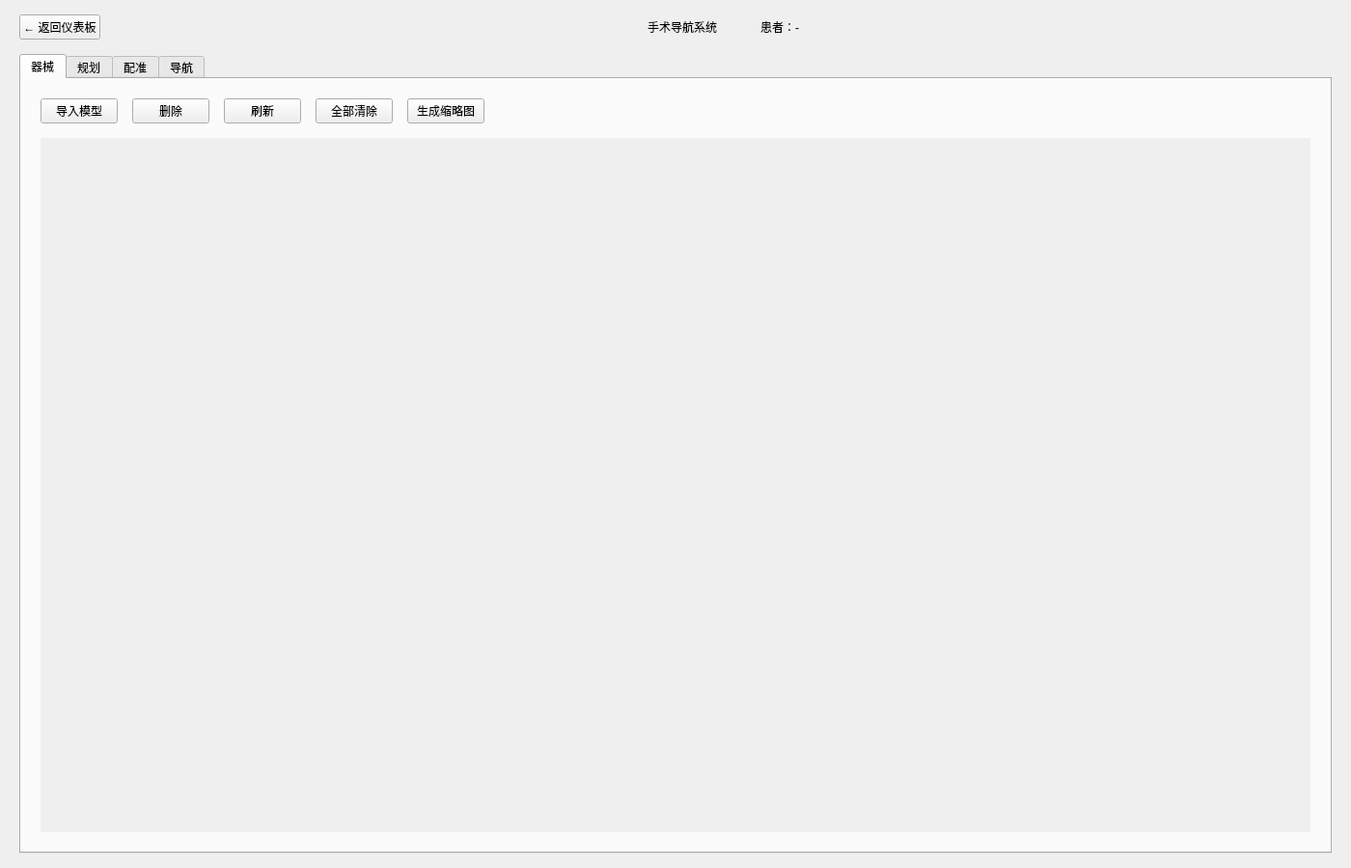
<?xml version="1.0" encoding="UTF-8"?>
<ui version="4.0">
 <class>NavigationPage</class>
 <widget class="QWidget" name="NavigationPage">
  <property name="geometry">
   <rect>
    <x>0</x>
    <y>0</y>
    <width>1400</width>
    <height>900</height>
   </rect>
  </property>
  <property name="windowTitle">
   <string>手术导航</string>
  </property>
  <property name="styleSheet">
   <string notr="true">QWidget#NavigationPage {
    background: qlineargradient(x1:0, y1:0, x2:1, y2:1,
        stop:0 #0d0d1a, stop:1 #1a1a2e);
}

QLabel#titleLabel {
    color: #ffffff;
    font-size: 22px;
    font-weight: bold;
}

QLabel#patientInfoLabel {
    color: #a0a0a0;
    font-size: 14px;
}

QTabWidget::pane {
    border: 1px solid rgba(255, 255, 255, 0.1);
    border-radius: 10px;
    background-color: rgba(255, 255, 255, 0.02);
    top: -1px;
}

QTabBar::tab {
    background-color: rgba(255, 255, 255, 0.05);
    color: #a0a0a0;
    padding: 14px 35px;
    margin-right: 5px;
    border-top-left-radius: 8px;
    border-top-right-radius: 8px;
    font-size: 14px;
    font-weight: bold;
}

QTabBar::tab:selected {
    background-color: rgba(233, 69, 96, 0.2);
    color: #ffffff;
    border-bottom: 3px solid #e94560;
}

QTabBar::tab:hover:!selected {
    background-color: rgba(255, 255, 255, 0.1);
}

QFrame#viewFrame {
    background-color: #000000;
    border: 1px solid rgba(255, 255, 255, 0.2);
    border-radius: 8px;
}

QLabel#viewLabel {
    color: #ffffff;
    font-size: 14px;
    font-weight: bold;
    background-color: rgba(0, 0, 0, 0.7);
    padding: 5px 10px;
    border-radius: 4px;
}

QFrame#controlPanel {
    background-color: rgba(255, 255, 255, 0.05);
    border-radius: 10px;
    border: 1px solid rgba(255, 255, 255, 0.1);
}

QGroupBox {
    color: #ffffff;
    font-size: 14px;
    font-weight: bold;
    border: 1px solid rgba(255, 255, 255, 0.1);
    border-radius: 8px;
    margin-top: 15px;
    padding-top: 10px;
}

QGroupBox::title {
    subcontrol-origin: margin;
    subcontrol-position: top left;
    padding: 0 8px;
    color: #e94560;
}

QPushButton {
    background-color: #0f3460;
    color: white;
    border: none;
    border-radius: 6px;
    padding: 10px 20px;
    font-size: 13px;
}

QPushButton:hover {
    background-color: #e94560;
}

QPushButton:disabled {
    background-color: #333333;
    color: #666666;
}

QPushButton#backButton {
    background-color: transparent;
    color: #a0a0a0;
    border: 1px solid #a0a0a0;
}

QPushButton#backButton:hover {
    color: #ffffff;
    border-color: #ffffff;
}

QPushButton#connectButton {
    background-color: #27ae60;
}

QPushButton#connectButton:hover {
    background-color: #2ecc71;
}

QPushButton#disconnectButton {
    background-color: #c0392b;
}

QPushButton#disconnectButton:hover {
    background-color: #e74c3c;
}

QLabel {
    color: #a0a0a0;
    font-size: 13px;
}

QLabel#statusValue {
    color: #ffffff;
    font-weight: bold;
}

QLabel#statusConnected {
    color: #27ae60;
    font-weight: bold;
}

QLabel#statusDisconnected {
    color: #c0392b;
    font-weight: bold;
}

QProgressBar {
    background-color: rgba(255, 255, 255, 0.1);
    border: none;
    border-radius: 4px;
    height: 8px;
    text-align: center;
}

QProgressBar::chunk {
    background-color: #e94560;
    border-radius: 4px;
}

QSlider::groove:horizontal {
    background: rgba(255, 255, 255, 0.1);
    height: 6px;
    border-radius: 3px;
}

QSlider::handle:horizontal {
    background: #e94560;
    width: 16px;
    height: 16px;
    margin: -5px 0;
    border-radius: 8px;
}

QSlider::sub-page:horizontal {
    background: #e94560;
    border-radius: 3px;
}

QScrollArea {
    background: transparent;
    border: none;
}

QScrollArea > QWidget > QWidget {
    background: transparent;
}

QWidget#instrumentScrollContent {
    background: transparent;
}</string>
  </property>
  <layout class="QVBoxLayout" name="mainLayout">
   <property name="spacing">
    <number>15</number>
   </property>
   <property name="leftMargin">
    <number>20</number>
   </property>
   <property name="topMargin">
    <number>15</number>
   </property>
   <property name="rightMargin">
    <number>20</number>
   </property>
   <property name="bottomMargin">
    <number>15</number>
   </property>
   <item>
    <layout class="QHBoxLayout" name="headerLayout">
     <item>
      <widget class="QPushButton" name="backButton">
       <property name="text">
        <string>← 返回仪表板</string>
       </property>
       <property name="cursor">
        <cursorShape>PointingHandCursor</cursorShape>
       </property>
      </widget>
     </item>
     <item>
      <spacer name="headerLeftSpacer">
       <property name="orientation">
        <enum>Qt::Horizontal</enum>
       </property>
       <property name="sizeHint" stdset="0">
        <size>
         <width>40</width>
         <height>20</height>
        </size>
       </property>
      </spacer>
     </item>
     <item>
      <widget class="QLabel" name="titleLabel">
       <property name="text">
        <string>手术导航系统</string>
       </property>
      </widget>
     </item>
     <item>
      <spacer name="headerMiddleSpacer">
       <property name="orientation">
        <enum>Qt::Horizontal</enum>
       </property>
       <property name="sizeType">
        <enum>QSizePolicy::Fixed</enum>
       </property>
       <property name="sizeHint" stdset="0">
        <size>
         <width>30</width>
         <height>20</height>
        </size>
       </property>
      </spacer>
     </item>
     <item>
      <widget class="QLabel" name="patientInfoLabel">
       <property name="text">
        <string>患者：-</string>
       </property>
      </widget>
     </item>
     <item>
      <spacer name="headerRightSpacer">
       <property name="orientation">
        <enum>Qt::Horizontal</enum>
       </property>
       <property name="sizeHint" stdset="0">
        <size>
         <width>40</width>
         <height>20</height>
        </size>
       </property>
      </spacer>
     </item>
    </layout>
   </item>
   <item>
    <widget class="QTabWidget" name="tabWidget">
     <property name="currentIndex">
      <number>0</number>
     </property>
     <widget class="QWidget" name="instrumentTab">
      <attribute name="title">
       <string>器械</string>
      </attribute>
      <layout class="QVBoxLayout" name="instrumentTabLayout">
       <property name="spacing">
        <number>15</number>
       </property>
       <property name="leftMargin">
        <number>20</number>
       </property>
       <property name="topMargin">
        <number>20</number>
       </property>
       <property name="rightMargin">
        <number>20</number>
       </property>
       <property name="bottomMargin">
        <number>20</number>
       </property>
       <item>
        <layout class="QHBoxLayout" name="instrumentToolbarLayout">
         <item>
          <widget class="QPushButton" name="importInstrumentButton">
           <property name="text">
            <string>导入模型</string>
           </property>
          </widget>
         </item>
         <item>
          <widget class="QPushButton" name="deleteInstrumentButton">
           <property name="text">
            <string>删除</string>
           </property>
          </widget>
         </item>
         <item>
          <widget class="QPushButton" name="refreshInstrumentButton">
           <property name="text">
            <string>刷新</string>
           </property>
          </widget>
         </item>
         <item>
          <widget class="QPushButton" name="clearAllInstrumentButton">
           <property name="text">
            <string>全部清除</string>
           </property>
          </widget>
         </item>
         <item>
          <widget class="QPushButton" name="generateThumbnailButton">
           <property name="text">
            <string>生成缩略图</string>
           </property>
          </widget>
         </item>
         <item>
          <spacer name="instrumentToolbarSpacer">
           <property name="orientation">
            <enum>Qt::Horizontal</enum>
           </property>
           <property name="sizeHint" stdset="0">
            <size>
             <width>40</width>
             <height>20</height>
            </size>
           </property>
          </spacer>
         </item>
        </layout>
       </item>
       <item>
        <widget class="QScrollArea" name="instrumentScrollArea">
         <property name="frameShape">
          <enum>QFrame::NoFrame</enum>
         </property>
         <property name="widgetResizable">
          <bool>true</bool>
         </property>
         <widget class="QWidget" name="instrumentScrollContent">
          <layout class="QGridLayout" name="instrumentGridLayout">
           <property name="spacing">
            <number>15</number>
           </property>
          </layout>
         </widget>
        </widget>
       </item>
      </layout>
     </widget>
     <widget class="QWidget" name="planningTab">
      <attribute name="title">
       <string>规划</string>
      </attribute>
      <layout class="QHBoxLayout" name="planningTabLayout">
       <property name="spacing">
        <number>15</number>
       </property>
       <property name="leftMargin">
        <number>20</number>
       </property>
       <property name="topMargin">
        <number>20</number>
       </property>
       <property name="rightMargin">
        <number>20</number>
       </property>
       <property name="bottomMargin">
        <number>20</number>
       </property>
       <item>
        <widget class="QFrame" name="planningViewFrame">
         <property name="styleSheet">
          <string notr="true">background-color: #000000; border: 1px solid rgba(255, 255, 255, 0.2); border-radius: 8px;</string>
         </property>
         <layout class="QVBoxLayout" name="planningViewLayout">
          <item>
           <widget class="QLabel" name="planningViewPlaceholder">
            <property name="styleSheet">
             <string notr="true">color: #606060; font-size: 16px;</string>
            </property>
            <property name="text">
             <string>3D规划视图</string>
            </property>
            <property name="alignment">
             <set>Qt::AlignCenter</set>
            </property>
           </widget>
          </item>
         </layout>
        </widget>
       </item>
       <item>
        <widget class="QFrame" name="planningControlPanel">
         <property name="minimumSize">
          <size>
           <width>280</width>
           <height>0</height>
          </size>
         </property>
         <property name="maximumSize">
          <size>
           <width>300</width>
           <height>16777215</height>
          </size>
         </property>
         <property name="styleSheet">
          <string notr="true">background-color: rgba(255, 255, 255, 0.05); border-radius: 10px; border: 1px solid rgba(255, 255, 255, 0.1);</string>
         </property>
         <layout class="QVBoxLayout" name="planningControlLayout">
          <property name="spacing">
           <number>15</number>
          </property>
          <property name="leftMargin">
           <number>15</number>
          </property>
          <property name="topMargin">
           <number>15</number>
          </property>
          <property name="rightMargin">
           <number>15</number>
          </property>
          <property name="bottomMargin">
           <number>15</number>
          </property>
          <item>
           <widget class="QGroupBox" name="segmentationGroup">
            <property name="title">
             <string>分割</string>
            </property>
            <layout class="QVBoxLayout" name="segmentationLayout">
             <item>
              <widget class="QPushButton" name="loadDicomButton">
               <property name="text">
                <string>加载DICOM</string>
               </property>
              </widget>
             </item>
             <item>
              <widget class="QPushButton" name="autoSegmentButton">
               <property name="text">
                <string>自动分割</string>
               </property>
              </widget>
             </item>
             <item>
              <widget class="QPushButton" name="manualSegmentButton">
               <property name="text">
                <string>手动编辑</string>
               </property>
              </widget>
             </item>
             <item>
              <widget class="QPushButton" name="exportSTLButton">
               <property name="text">
                <string>导出STL</string>
               </property>
              </widget>
             </item>
            </layout>
           </widget>
          </item>
          <item>
           <widget class="QGroupBox" name="prosthesisGroup">
            <property name="title">
             <string>假体</string>
            </property>
            <layout class="QVBoxLayout" name="prosthesisLayout">
             <item>
              <widget class="QPushButton" name="selectProsthesisButton">
               <property name="text">
                <string>选择模型</string>
               </property>
              </widget>
             </item>
             <item>
              <widget class="QPushButton" name="adjustProsthesisButton">
               <property name="text">
                <string>调整位置</string>
               </property>
              </widget>
             </item>
             <item>
              <widget class="QPushButton" name="loadModelButton">
               <property name="text">
                <string>加载模型</string>
               </property>
              </widget>
             </item>
             <item>
              <widget class="QPushButton" name="toggleModelButton">
               <property name="text">
                <string>显示模型</string>
               </property>
              </widget>
             </item>
            </layout>
           </widget>
          </item>
          <item>
           <spacer name="planningControlSpacer">
            <property name="orientation">
             <enum>Qt::Vertical</enum>
            </property>
            <property name="sizeHint" stdset="0">
             <size>
              <width>20</width>
              <height>40</height>
             </size>
            </property>
           </spacer>
          </item>
         </layout>
        </widget>
       </item>
      </layout>
     </widget>
     <widget class="QWidget" name="registrationTab">
      <attribute name="title">
       <string>配准</string>
      </attribute>
      <layout class="QHBoxLayout" name="registrationTabLayout">
       <property name="spacing">
        <number>15</number>
       </property>
       <property name="leftMargin">
        <number>20</number>
       </property>
       <property name="topMargin">
        <number>20</number>
       </property>
       <property name="rightMargin">
        <number>20</number>
       </property>
       <property name="bottomMargin">
        <number>20</number>
       </property>
       <item>
        <widget class="QFrame" name="registrationViewFrame">
         <property name="styleSheet">
          <string notr="true">background-color: #000000; border: 1px solid rgba(255, 255, 255, 0.2); border-radius: 8px;</string>
         </property>
         <layout class="QVBoxLayout" name="registrationViewLayout">
          <item>
           <widget class="QLabel" name="registrationViewPlaceholder">
            <property name="styleSheet">
             <string notr="true">color: #606060; font-size: 16px;</string>
            </property>
            <property name="text">
             <string>配准视图</string>
            </property>
            <property name="alignment">
             <set>Qt::AlignCenter</set>
            </property>
           </widget>
          </item>
         </layout>
        </widget>
       </item>
       <item>
        <widget class="QFrame" name="registrationControlPanel">
         <property name="minimumSize">
          <size>
           <width>280</width>
           <height>0</height>
          </size>
         </property>
         <property name="maximumSize">
          <size>
           <width>300</width>
           <height>16777215</height>
          </size>
         </property>
         <property name="styleSheet">
          <string notr="true">background-color: rgba(255, 255, 255, 0.05); border-radius: 10px; border: 1px solid rgba(255, 255, 255, 0.1);</string>
         </property>
         <layout class="QVBoxLayout" name="registrationControlLayout">
          <property name="spacing">
           <number>15</number>
          </property>
          <property name="leftMargin">
           <number>15</number>
          </property>
          <property name="topMargin">
           <number>15</number>
          </property>
          <property name="rightMargin">
           <number>15</number>
          </property>
          <property name="bottomMargin">
           <number>15</number>
          </property>
          <item>
           <widget class="QGroupBox" name="registration2D3DGroup">
            <property name="title">
             <string>2D-3D配准</string>
            </property>
            <layout class="QVBoxLayout" name="registration2D3DLayout">
             <item>
              <widget class="QPushButton" name="load2DImageButton">
               <property name="text">
                <string>加载2D图像</string>
               </property>
              </widget>
             </item>
             <item>
              <widget class="QPushButton" name="start2D3DRegButton">
               <property name="text">
                <string>开始配准</string>
               </property>
              </widget>
             </item>
            </layout>
           </widget>
          </item>
          <item>
           <widget class="QGroupBox" name="pointRegGroup">
            <property name="title">
             <string>点配准</string>
            </property>
            <layout class="QVBoxLayout" name="pointRegLayout">
             <item>
              <widget class="QPushButton" name="collectPointButton">
               <property name="text">
                <string>采集点</string>
               </property>
              </widget>
             </item>
             <item>
              <widget class="QTableWidget" name="registrationPointsTable">
               <property name="minimumSize">
                <size>
                 <width>0</width>
                 <height>120</height>
                </size>
               </property>
               <property name="maximumSize">
                <size>
                 <width>16777215</width>
                 <height>180</height>
                </size>
               </property>
               <property name="styleSheet">
                <string notr="true">QTableWidget {
    background-color: rgba(15, 23, 42, 0.8);
    border: 1px solid rgba(255, 255, 255, 0.1);
    border-radius: 6px;
    gridline-color: rgba(255, 255, 255, 0.1);
    color: #e0e0e0;
    font-size: 11px;
}
QTableWidget::item {
    padding: 4px;
    border-bottom: 1px solid rgba(255, 255, 255, 0.05);
}
QTableWidget::item:selected {
    background-color: rgba(233, 69, 96, 0.3);
}
QHeaderView::section {
    background-color: rgba(30, 41, 59, 0.9);
    color: #a0a0a0;
    padding: 4px;
    border: none;
    border-bottom: 1px solid rgba(255, 255, 255, 0.1);
    font-size: 10px;
    font-weight: bold;
}</string>
               </property>
               <property name="editTriggers">
                <set>QAbstractItemView::NoEditTriggers</set>
               </property>
               <property name="selectionMode">
                <enum>QAbstractItemView::SingleSelection</enum>
               </property>
               <property name="selectionBehavior">
                <enum>QAbstractItemView::SelectRows</enum>
               </property>
               <property name="showGrid">
                <bool>true</bool>
               </property>
               <property name="columnCount">
                <number>6</number>
               </property>
               <attribute name="horizontalHeaderVisible">
                <bool>true</bool>
               </attribute>
               <attribute name="verticalHeaderVisible">
                <bool>false</bool>
               </attribute>
               <column>
                <property name="text">
                 <string>#</string>
                </property>
                <property name="textAlignment">
                 <set>AlignCenter</set>
                </property>
               </column>
               <column>
                <property name="text">
                 <string>名称</string>
                </property>
               </column>
               <column>
                <property name="text">
                 <string>X</string>
                </property>
                <property name="textAlignment">
                 <set>AlignCenter</set>
                </property>
               </column>
               <column>
                <property name="text">
                 <string>Y</string>
                </property>
                <property name="textAlignment">
                 <set>AlignCenter</set>
                </property>
               </column>
               <column>
                <property name="text">
                 <string>Z</string>
                </property>
                <property name="textAlignment">
                 <set>AlignCenter</set>
                </property>
               </column>
               <column>
                <property name="text">
                 <string>状态</string>
                </property>
                <property name="textAlignment">
                 <set>AlignCenter</set>
                </property>
               </column>
              </widget>
             </item>
             <item>
              <layout class="QHBoxLayout" name="pointDeleteLayout">
               <item>
                <widget class="QPushButton" name="deletePointButton">
                 <property name="text">
                  <string>删除选中</string>
                 </property>
                 <property name="styleSheet">
                  <string notr="true">QPushButton { background-color: #c0392b; }
QPushButton:hover { background-color: #e74c3c; }</string>
                 </property>
                </widget>
               </item>
               <item>
                <widget class="QPushButton" name="clearAllPointsButton">
                 <property name="text">
                  <string>清空所有</string>
                 </property>
                 <property name="styleSheet">
                  <string notr="true">QPushButton { background-color: #7f8c8d; }
QPushButton:hover { background-color: #95a5a6; }</string>
                 </property>
                </widget>
               </item>
              </layout>
             </item>
             <item>
              <widget class="QPushButton" name="computeRegButton">
               <property name="text">
                <string>计算</string>
               </property>
              </widget>
             </item>
             <item>
              <layout class="QHBoxLayout" name="regErrorLayout">
               <item>
                <widget class="QLabel" name="regErrorTitle">
                 <property name="text">
                  <string>误差：</string>
                 </property>
                </widget>
               </item>
               <item>
                <widget class="QLabel" name="regErrorLabel">
                 <property name="styleSheet">
                  <string notr="true">color: #ffffff; font-weight: bold;</string>
                 </property>
                 <property name="text">
                  <string>- mm</string>
                 </property>
                </widget>
               </item>
              </layout>
             </item>
            </layout>
           </widget>
          </item>
          <item>
           <widget class="QGroupBox" name="opticalRegGroup">
            <property name="title">
             <string>光学配准</string>
            </property>
            <layout class="QVBoxLayout" name="opticalRegLayout">
             <item>
              <widget class="QPushButton" name="calibrateButton">
               <property name="text">
                <string>校准</string>
               </property>
              </widget>
             </item>
            </layout>
           </widget>
          </item>
          <item>
           <spacer name="registrationControlSpacer">
            <property name="orientation">
             <enum>Qt::Vertical</enum>
            </property>
            <property name="sizeHint" stdset="0">
             <size>
              <width>20</width>
              <height>40</height>
             </size>
            </property>
           </spacer>
          </item>
         </layout>
        </widget>
       </item>
      </layout>
     </widget>
     <widget class="QWidget" name="navigationTab">
      <attribute name="title">
       <string>导航</string>
      </attribute>
      <layout class="QHBoxLayout" name="navigationTabLayout">
       <property name="spacing">
        <number>10</number>
       </property>
       <property name="leftMargin">
        <number>15</number>
       </property>
       <property name="topMargin">
        <number>15</number>
       </property>
       <property name="rightMargin">
        <number>15</number>
       </property>
       <property name="bottomMargin">
        <number>15</number>
       </property>
       <item>
        <layout class="QGridLayout" name="fourViewLayout">
         <property name="spacing">
          <number>8</number>
         </property>
         <item row="0" column="0">
          <widget class="QFrame" name="axialViewFrame">
           <property name="styleSheet">
            <string notr="true">background-color: #000000; border: 1px solid rgba(255, 255, 255, 0.2); border-radius: 6px;</string>
           </property>
           <layout class="QVBoxLayout" name="axialViewLayout">
            <property name="leftMargin">
             <number>0</number>
            </property>
            <property name="topMargin">
             <number>0</number>
            </property>
            <property name="rightMargin">
             <number>0</number>
            </property>
            <property name="bottomMargin">
             <number>0</number>
            </property>
            <item alignment="Qt::AlignLeft|Qt::AlignTop">
             <widget class="QLabel" name="axialLabel">
              <property name="styleSheet">
               <string notr="true">color: #ffffff; font-size: 12px; font-weight: bold; background-color: rgba(0, 0, 0, 0.7); padding: 3px 8px; border-radius: 3px;</string>
              </property>
              <property name="text">
               <string>轴位</string>
              </property>
             </widget>
            </item>
           </layout>
          </widget>
         </item>
         <item row="0" column="1">
          <widget class="QFrame" name="sagittalViewFrame">
           <property name="styleSheet">
            <string notr="true">background-color: #000000; border: 1px solid rgba(255, 255, 255, 0.2); border-radius: 6px;</string>
           </property>
           <layout class="QVBoxLayout" name="sagittalViewLayout">
            <property name="leftMargin">
             <number>0</number>
            </property>
            <property name="topMargin">
             <number>0</number>
            </property>
            <property name="rightMargin">
             <number>0</number>
            </property>
            <property name="bottomMargin">
             <number>0</number>
            </property>
            <item alignment="Qt::AlignLeft|Qt::AlignTop">
             <widget class="QLabel" name="sagittalLabel">
              <property name="styleSheet">
               <string notr="true">color: #ffffff; font-size: 12px; font-weight: bold; background-color: rgba(0, 0, 0, 0.7); padding: 3px 8px; border-radius: 3px;</string>
              </property>
              <property name="text">
               <string>矢状位</string>
              </property>
             </widget>
            </item>
           </layout>
          </widget>
         </item>
         <item row="1" column="0">
          <widget class="QFrame" name="coronalViewFrame">
           <property name="styleSheet">
            <string notr="true">background-color: #000000; border: 1px solid rgba(255, 255, 255, 0.2); border-radius: 6px;</string>
           </property>
           <layout class="QVBoxLayout" name="coronalViewLayout">
            <property name="leftMargin">
             <number>0</number>
            </property>
            <property name="topMargin">
             <number>0</number>
            </property>
            <property name="rightMargin">
             <number>0</number>
            </property>
            <property name="bottomMargin">
             <number>0</number>
            </property>
            <item alignment="Qt::AlignLeft|Qt::AlignTop">
             <widget class="QLabel" name="coronalLabel">
              <property name="styleSheet">
               <string notr="true">color: #ffffff; font-size: 12px; font-weight: bold; background-color: rgba(0, 0, 0, 0.7); padding: 3px 8px; border-radius: 3px;</string>
              </property>
              <property name="text">
               <string>冠状位</string>
              </property>
             </widget>
            </item>
           </layout>
          </widget>
         </item>
         <item row="1" column="1">
          <widget class="QFrame" name="view3DFrame">
           <property name="styleSheet">
            <string notr="true">background-color: #000000; border: 1px solid rgba(255, 255, 255, 0.2); border-radius: 6px;</string>
           </property>
           <layout class="QVBoxLayout" name="view3DLayout">
            <property name="leftMargin">
             <number>0</number>
            </property>
            <property name="topMargin">
             <number>0</number>
            </property>
            <property name="rightMargin">
             <number>0</number>
            </property>
            <property name="bottomMargin">
             <number>0</number>
            </property>
            <item alignment="Qt::AlignLeft|Qt::AlignTop">
             <widget class="QLabel" name="view3DLabel">
              <property name="styleSheet">
               <string notr="true">color: #ffffff; font-size: 12px; font-weight: bold; background-color: rgba(0, 0, 0, 0.7); padding: 3px 8px; border-radius: 3px;</string>
              </property>
              <property name="text">
               <string>3D视图</string>
              </property>
             </widget>
            </item>
           </layout>
          </widget>
         </item>
        </layout>
       </item>
       <item>
        <widget class="QFrame" name="navigationControlPanel">
         <property name="minimumSize">
          <size>
           <width>260</width>
           <height>0</height>
          </size>
         </property>
         <property name="maximumSize">
          <size>
           <width>280</width>
           <height>16777215</height>
          </size>
         </property>
         <property name="styleSheet">
          <string notr="true">background-color: rgba(255, 255, 255, 0.05); border-radius: 10px; border: 1px solid rgba(255, 255, 255, 0.1);</string>
         </property>
         <layout class="QVBoxLayout" name="navigationControlLayout">
          <property name="spacing">
           <number>12</number>
          </property>
          <property name="leftMargin">
           <number>12</number>
          </property>
          <property name="topMargin">
           <number>12</number>
          </property>
          <property name="rightMargin">
           <number>12</number>
          </property>
          <property name="bottomMargin">
           <number>12</number>
          </property>
          <item>
           <widget class="QGroupBox" name="trackerGroup">
            <property name="title">
             <string>光学追踪器</string>
            </property>
            <layout class="QVBoxLayout" name="trackerLayout">
             <item>
              <layout class="QHBoxLayout" name="trackerStatusLayout">
               <item>
                <widget class="QLabel" name="trackerStatusTitle">
                 <property name="text">
                  <string>状态：</string>
                 </property>
                </widget>
               </item>
               <item>
                <widget class="QLabel" name="trackerStatusLabel">
                 <property name="styleSheet">
                  <string notr="true">color: #c0392b; font-weight: bold;</string>
                 </property>
                 <property name="text">
                  <string>未连接</string>
                 </property>
                </widget>
               </item>
              </layout>
             </item>
             <item>
              <layout class="QHBoxLayout" name="trackerButtonLayout">
               <item>
                <widget class="QPushButton" name="connectTrackerButton">
                 <property name="styleSheet">
                  <string notr="true">background-color: #27ae60;</string>
                 </property>
                 <property name="text">
                  <string>连接</string>
                 </property>
                </widget>
               </item>
               <item>
                <widget class="QPushButton" name="disconnectTrackerButton">
                 <property name="styleSheet">
                  <string notr="true">background-color: #c0392b;</string>
                 </property>
                 <property name="text">
                  <string>断开</string>
                 </property>
                </widget>
               </item>
              </layout>
             </item>
            </layout>
           </widget>
          </item>
          <item>
           <widget class="QGroupBox" name="positionGroup">
            <property name="title">
             <string>工具位置</string>
            </property>
            <layout class="QGridLayout" name="positionLayout">
             <item row="0" column="0">
              <widget class="QLabel" name="xLabel">
               <property name="text">
                <string>X:</string>
               </property>
              </widget>
             </item>
             <item row="0" column="1">
              <widget class="QLabel" name="xValueLabel">
               <property name="styleSheet">
                <string notr="true">color: #ffffff; font-weight: bold;</string>
               </property>
               <property name="text">
                <string>0.00 mm</string>
               </property>
              </widget>
             </item>
             <item row="1" column="0">
              <widget class="QLabel" name="yLabel">
               <property name="text">
                <string>Y:</string>
               </property>
              </widget>
             </item>
             <item row="1" column="1">
              <widget class="QLabel" name="yValueLabel">
               <property name="styleSheet">
                <string notr="true">color: #ffffff; font-weight: bold;</string>
               </property>
               <property name="text">
                <string>0.00 mm</string>
               </property>
              </widget>
             </item>
             <item row="2" column="0">
              <widget class="QLabel" name="zLabel">
               <property name="text">
                <string>Z:</string>
               </property>
              </widget>
             </item>
             <item row="2" column="1">
              <widget class="QLabel" name="zValueLabel">
               <property name="styleSheet">
                <string notr="true">color: #ffffff; font-weight: bold;</string>
               </property>
               <property name="text">
                <string>0.00 mm</string>
               </property>
              </widget>
             </item>
            </layout>
           </widget>
          </item>
          <item>
           <widget class="QGroupBox" name="accuracyGroup">
            <property name="title">
             <string>精度</string>
            </property>
            <layout class="QVBoxLayout" name="accuracyLayout">
             <item>
              <layout class="QHBoxLayout" name="accuracyValueLayout">
               <item>
                <widget class="QLabel" name="accuracyTitle">
                 <property name="text">
                  <string>当前：</string>
                 </property>
                </widget>
               </item>
               <item>
                <widget class="QLabel" name="accuracyValueLabel">
                 <property name="styleSheet">
                  <string notr="true">color: #27ae60; font-weight: bold; font-size: 16px;</string>
                 </property>
                 <property name="text">
                  <string>0.00 mm</string>
                 </property>
                </widget>
               </item>
              </layout>
             </item>
             <item>
              <widget class="QProgressBar" name="accuracyBar">
               <property name="maximum">
                <number>100</number>
               </property>
               <property name="value">
                <number>0</number>
               </property>
               <property name="textVisible">
                <bool>false</bool>
               </property>
              </widget>
             </item>
            </layout>
           </widget>
          </item>
          <item>
           <widget class="QGroupBox" name="navControlGroup">
            <property name="title">
             <string>导航控制</string>
            </property>
            <layout class="QVBoxLayout" name="navControlLayout">
             <item>
              <widget class="QPushButton" name="startNavigationButton">
               <property name="text">
                <string>开始导航</string>
               </property>
              </widget>
             </item>
             <item>
              <widget class="QPushButton" name="pauseNavigationButton">
               <property name="text">
                <string>暂停</string>
               </property>
              </widget>
             </item>
             <item>
              <widget class="QPushButton" name="resetViewButton">
               <property name="text">
                <string>重置视图</string>
               </property>
              </widget>
             </item>
            </layout>
           </widget>
          </item>
          <item>
           <spacer name="navigationControlSpacer">
            <property name="orientation">
             <enum>Qt::Vertical</enum>
            </property>
            <property name="sizeHint" stdset="0">
             <size>
              <width>20</width>
              <height>20</height>
             </size>
            </property>
           </spacer>
          </item>
         </layout>
        </widget>
       </item>
      </layout>
     </widget>
    </widget>
   </item>
  </layout>
 </widget>
 <resources/>
 <connections/>
</ui>
